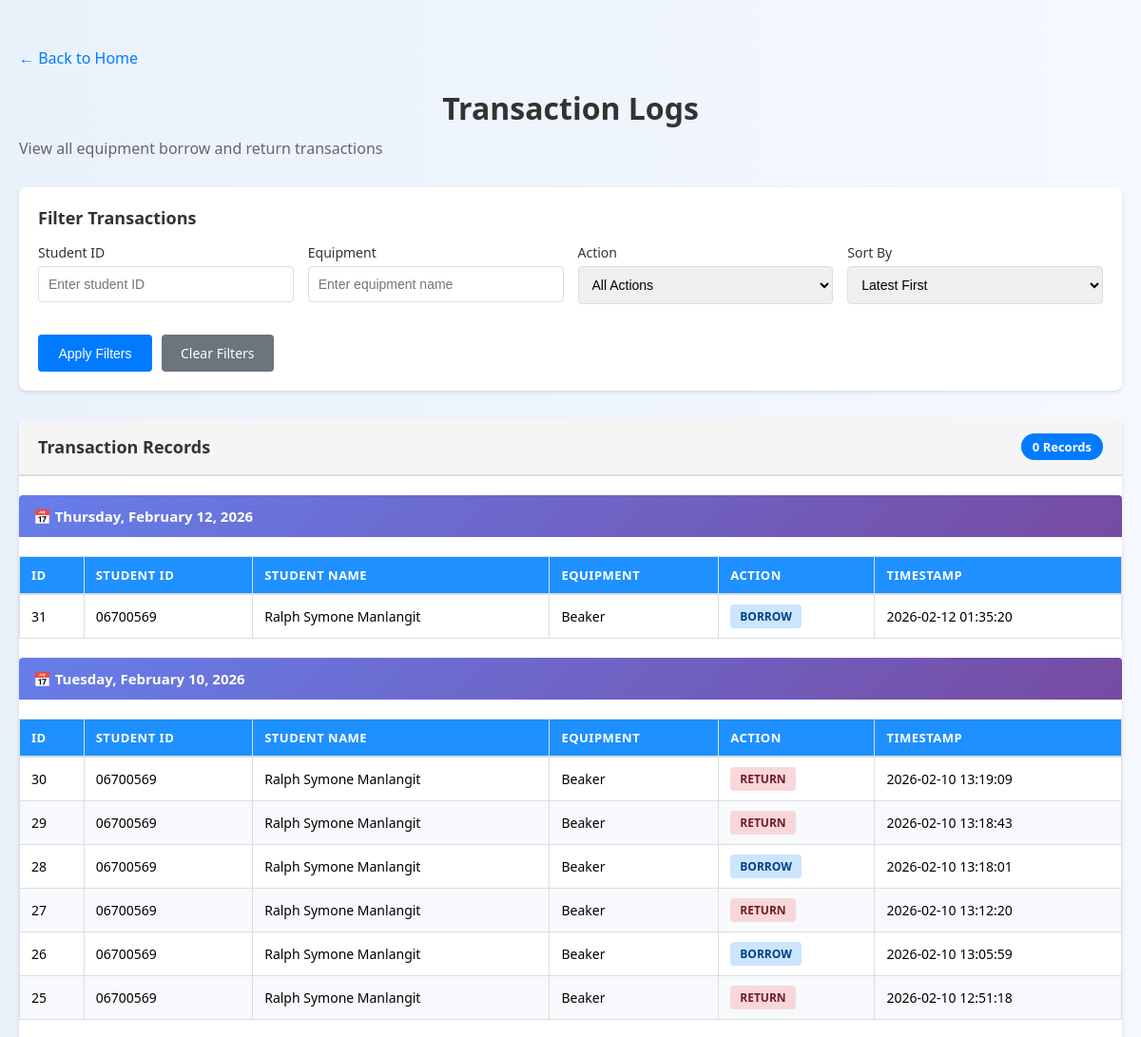
Page /admin_logs (upper part) on the earlier database version.
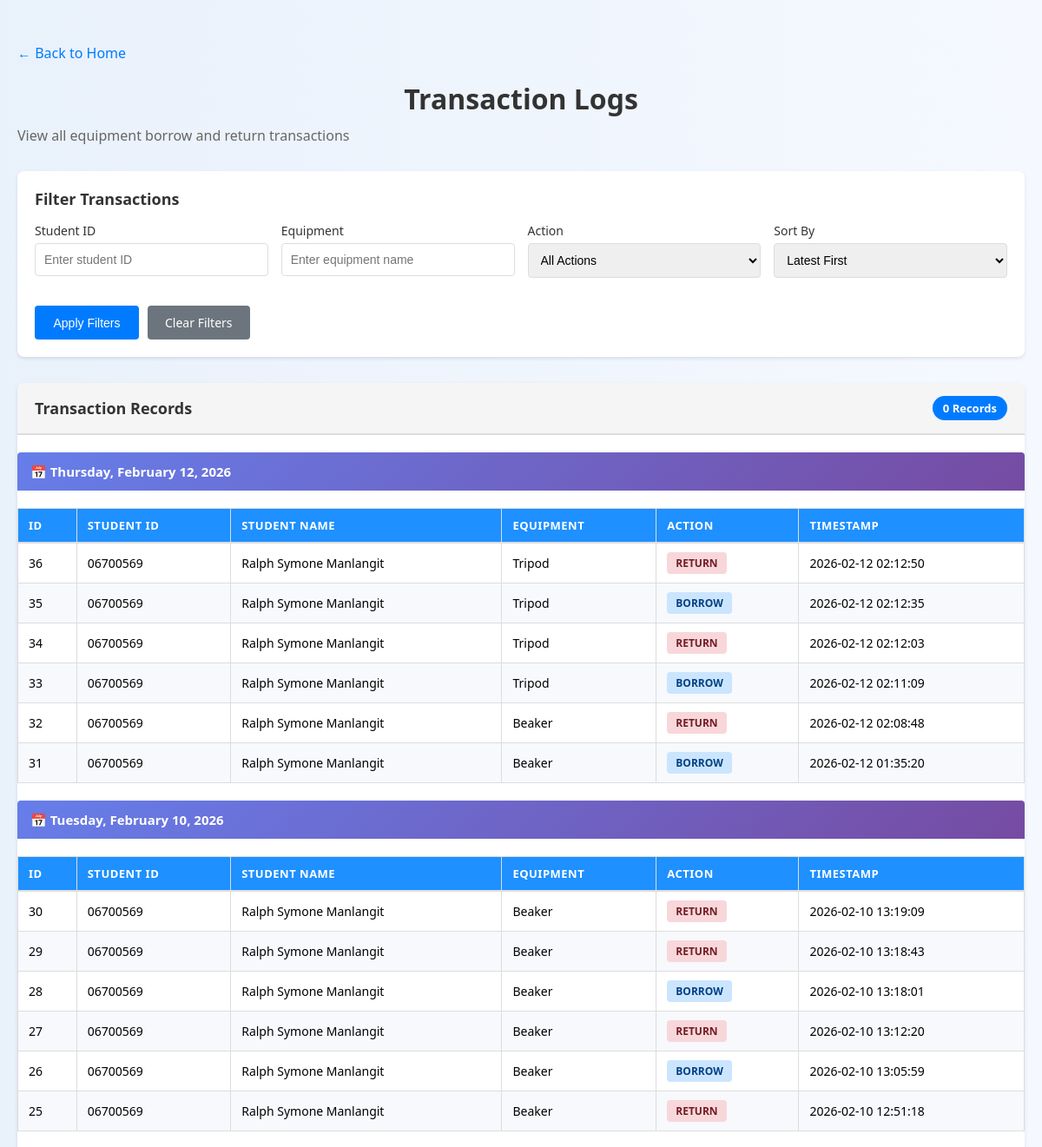
Same page on the later database version.
### tables this page shows
CREATE TABLE equipment_log (
            id INTEGER PRIMARY KEY AUTOINCREMENT,
            student_id TEXT NOT NULL,
            equipment_name TEXT NOT NULL,
            action TEXT CHECK(action IN ('borrow', 'return')),
            timestamp TEXT DEFAULT CURRENT_TIMESTAMP
        , quantity INTEGER DEFAULT 1);

CREATE TABLE students (
            student_id TEXT PRIMARY KEY,
            name TEXT NOT NULL,
            course TEXT,
            year_level INTEGER, student_type TEXT DEFAULT 'college');

### CV-app/app.py (the view)
@app.route('/admin_logs', methods=['GET', 'POST'])
def admin_logs():
    from datetime import datetime
    from collections import OrderedDict
    try:
        conn = sqlite3.connect("database.db")
        c = conn.cursor()
        filters = {
            'student_id': request.args.get('student_id', '').strip(),
            'equipment': request.args.get('equipment', '').strip(),
            'action': request.args.get('action', ''),
            'sort': request.args.get('sort', 'timestamp_desc')
        }
        query = """
            SELECT e.id, e.student_id, s.name, e.equipment_name, e.action, e.timestamp
            FROM equipment_log e
            LEFT JOIN students s ON e.student_id = s.student_id
            WHERE 1=1
        """
        params = []
        if filters['student_id']:
            query += " AND e.student_id = ?"
            params.append(filters['student_id'])
        if filters['equipment']:
            query += " AND e.equipment_name LIKE ?"
            params.append(f"%{filters['equipment']}%")
        if filters['action']:
            query += " AND e.action = ?"
            params.append(filters['action'])
        if filters['sort'] == 'timestamp_asc':
            query += " ORDER BY e.timestamp ASC"
        elif filters['sort'] == 'student_id':
            query += " ORDER BY e.student_id ASC"
        elif filters['sort'] == 'action':
            query += " ORDER BY e.action ASC, e.timestamp DESC"
        else:
            query += " ORDER BY e.timestamp DESC"
        c.execute(query, params)
        logs = c.fetchall()
        grouped_logs = OrderedDict()
        for log in logs:
            timestamp = log[5]
            date_str = timestamp.split(' ')[0] if timestamp else 'Unknown'
            try:
                date_obj = datetime.strptime(date_str, '%Y-%m-%d')
                date_display = date_obj.strftime('%A, %B %d, %Y')  # e.g., "Monday, January 15, 2024"
            except:
                date_display = date_str
            if date_display not in grouped_logs:
                grouped_logs[date_display] = []
            grouped_logs[date_display].append(log)
        c.execute("SELECT DISTINCT student_id FROM students ORDER BY student_id")
        all_students = [s[0] for s in c.fetchall()]
        c.execute("SELECT DISTINCT equipment_name FROM equipment_log ORDER BY equipment_name")
        all_equipment = [eq[0] for eq in c.fetchall()]
        conn.close()
        return render_template('admin_logs.html',
                             grouped_logs=grouped_logs,
                             filters=filters,
                             students=all_students,
                             equipment=all_equipment)
    except Exception as e:
        print(f"Admin logs error: {str(e)}")
        flash(f"Error loading admin logs: {str(e)}")
        return redirect(url_for('home'))

### CV-app/templates/admin_logs.html (shortened to what this page needs)
<!DOCTYPE html>
<html>
<head>
    <link rel="stylesheet" href="{{ url_for('static', filename='style.css') }}">
</head>
<body>
        <div class="admin-container">
        <div class="admin-header">
            <a href="{{ url_for('home') }}" class="back-link" style="display: block; margin-bottom: 20px;">← Back to Home</a>
            <h1>Transaction Logs</h1>
            <p>View all equipment borrow and return transactions</p>
        </div>
        <div class="filter-section">
            <div class="filter-title">Filter Transactions</div>
            <form method="GET" action="{{ url_for('admin_logs') }}">
                <div class="filter-grid">
                    <div class="filter-group">
                        <label>Student ID</label>
                        <input type="text" name="student_id" value="{{ filters.student_id }}" placeholder="Enter student ID">
                    </div>
                    <div class="filter-group">
                        <label>Equipment</label>
                        <input type="text" name="equipment" value="{{ filters.equipment }}" placeholder="Enter equipment name">
                    </div>
                    <div class="filter-group">
                        <label>Action</label>
                        <select name="action">
                            <option value="">All Actions</option>
                        </select>
                    </div>
                    <div class="filter-group">
                        <label>Sort By</label>
                        <select name="sort">
                            <option value="timestamp_desc" {% if filters.sort == 'timestamp_desc' %}selected{% endif %}>Latest First</option>
                        </select>
                    </div>
                </div>
                <div class="filter-buttons">
                    <button type="submit" class="btn btn-primary">Apply Filters</button>
                    <a href="{{ url_for('admin_logs') }}" class="btn btn-secondary">Clear Filters</a>
                </div>
            </form>
        </div>
        <div class="logs-section">
            <div class="logs-header">
                <div class="logs-title">Transaction Records</div>
                <div class="logs-count">
                    {% set total_count = 0 %}
                    {% for date, logs in grouped_logs.items() %}
                        {% set total_count = total_count + logs|length %}
                    {% endfor %}
                    {{ total_count }} Records
                </div>
            </div>
            {% if grouped_logs %}
                {% for date, logs in grouped_logs.items() %}
                <div class="date-header">📅 {{ date }}</div>
                <table>
                    <thead>
                        <tr>
                            <th>ID</th>
                            <th>Student ID</th>
                            <th>Student Name</th>
                            <th>Equipment</th>
                            <th>Action</th>
                            <th>Timestamp</th>
                        </tr>
                    </thead>
                    <tbody>
                        {% for log in logs %}
                        <tr>
                            <td>{{ log[0] }}</td>
                            <td>{{ log[1] }}</td>
                            <td>{{ log[2] or 'N/A' }}</td>
                            <td>{{ log[3] }}</td>
                            <td><span class="badge badge-{{ log[4].lower() }}">{{ log[4].upper() }}</span></td>
                            <td>{{ log[5] }}</td>
                        </tr>
                        {% endfor %}
                    </tbody>
                </table>
                {% endfor %}
            {% else %}
            <div class="no-data">No transaction records found.</div>
            {% endif %}
        </div>
    </div>
</body>
</html>

Differences in the rows shown:
added equipment_log: id "36", student "06700569", name "Ralph Symone Manlangit", equipment_name "Tripod", action "RETURN", timestamp "2026-02-12 02:12:50", shown under "Thursday, February 12, 2026"
added equipment_log: id "35", student "06700569", name "Ralph Symone Manlangit", equipment_name "Tripod", action "BORROW", timestamp "2026-02-12 02:12:35", shown under "Thursday, February 12, 2026"
added equipment_log: id "34", student "06700569", name "Ralph Symone Manlangit", equipment_name "Tripod", action "RETURN", timestamp "2026-02-12 02:12:03", shown under "Thursday, February 12, 2026"
added equipment_log: id "33", student "06700569", name "Ralph Symone Manlangit", equipment_name "Tripod", action "BORROW", timestamp "2026-02-12 02:11:09", shown under "Thursday, February 12, 2026"
added equipment_log: id "32", student "06700569", name "Ralph Symone Manlangit", equipment_name "Beaker", action "RETURN", timestamp "2026-02-12 02:08:48", shown under "Thursday, February 12, 2026"
